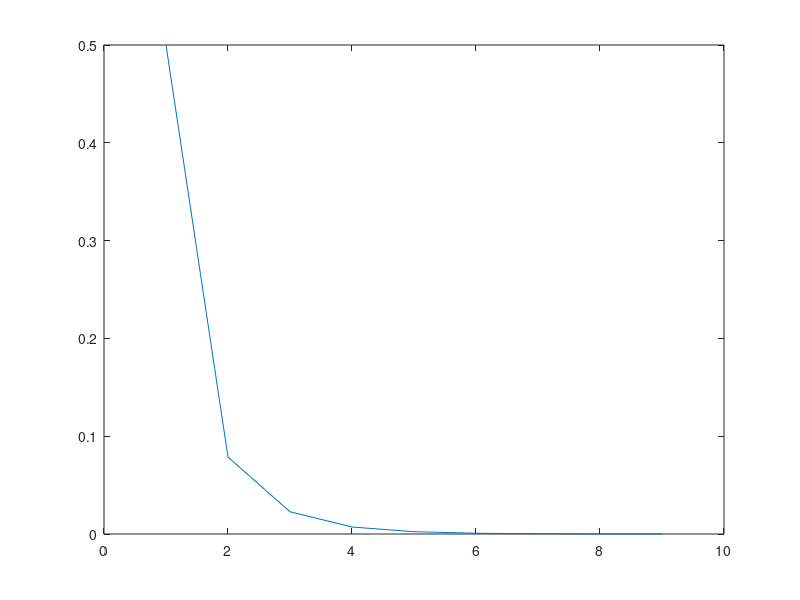

This chart was generated by the following MATLAB code:
line = zeros(1,9);
for rapport=0:8
  line(rapport+1) = 0.5 * erfc(sqrt(rapport));
end
figure 1;
plot(line)
%saveas(plot(line), 'erreur_binaire_theorique.png')
